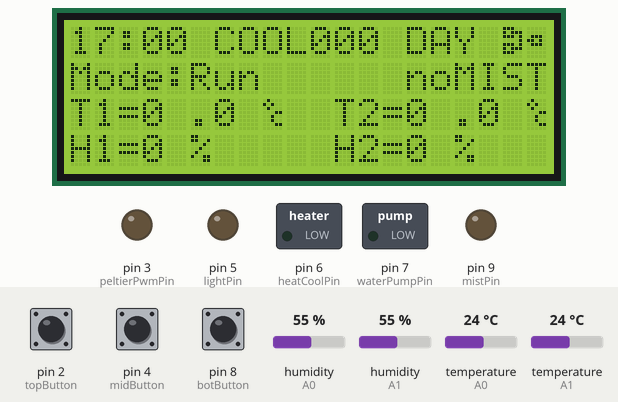
The sketch below on a simulated Arduino Uno, built with avr-gcc and run on an emulated ATmega328P. On the bench: 20×4 character LCD, switched loads named in the sketch (green lamp = pin HIGH), output pins drawn as LEDs (lit = HIGH). The inputs (shaded band) are chosen by the test bench; at power-on: pin 2 (topButton) LOW, pin 4 (midButton) LOW, pin 8 (botButton) LOW, humidity (sensors on A0, A1) 55 %, temperature (sensors on A0, A1) 24 °C. WiFi joins after 1.5 s; servers stay silent unless stated; uploads are accepted with an empty reply; EEPROM starts erased.

Above: at 5.6 s.
5.7 s: pin 2 (topButton) pulled HIGH for 0.15 s
At 6.2 s:
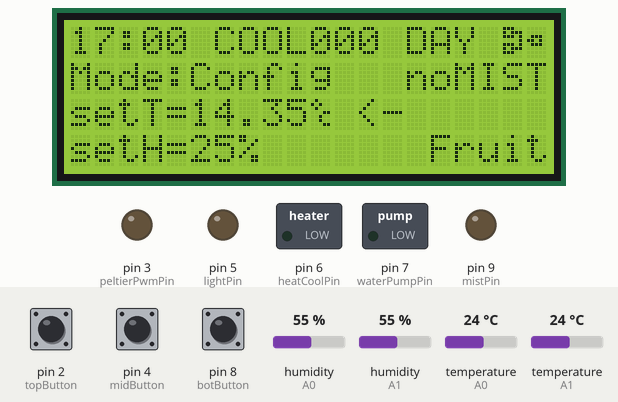
7.3 s: pin 2 (topButton) pulled HIGH for 1 s
At 8.6 s:
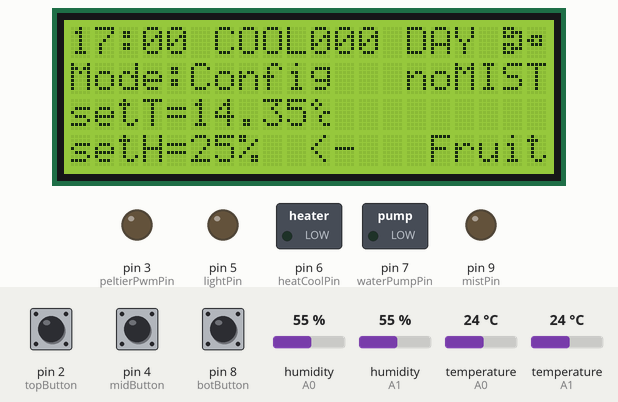
9.8 s: pin 2 (topButton) pulled HIGH for 0.15 s
At 10.5 s:
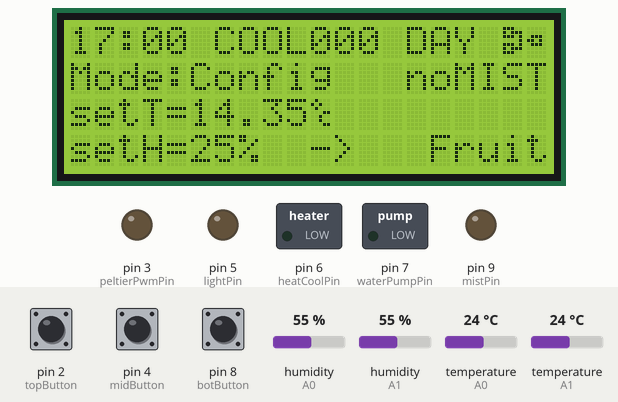
11.4 s: pin 4 (midButton) pulled HIGH for 0.15 s
At 12.6 s:
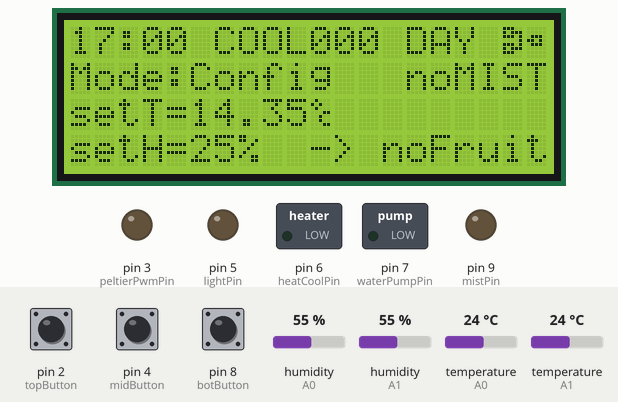
13.0 s: pin 8 (botButton) pulled HIGH for 0.15 s
At 14.0 s:
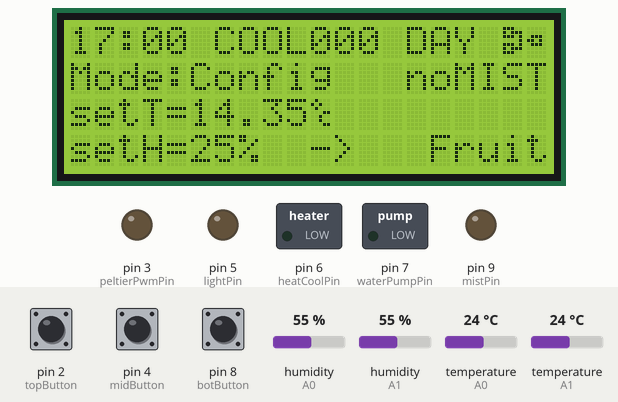
16.1 s: pin 4 (midButton) pulled HIGH for 3.2 s
At 32.7 s:
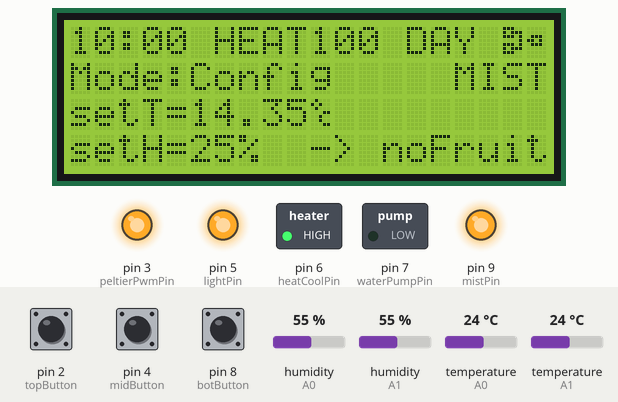
Timing chart, 0 to 33.3 s (numbered marks = the images above; inputs shaded):
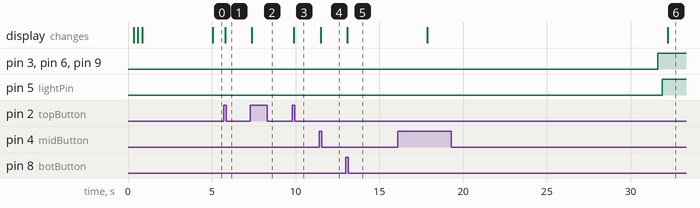

The sketch:

source.ino
```cpp
/*

Roland Clarke - July 2018

Test script for verifying buttons on front of HCH controller
Version 2 testing
Build better library control, and divide project into multiple files for easier development

0) this file - top comments, also all the includes for the project (entire project so that libraries are all good for all test files)
1) definitions.h - compiler define statements
2) a_setup.ino - initiate libraries and run setup loop
3) main.ino - main function loop only
4) watchdog.ino - all the watchdog functions: resetFunc, watchdogSetup, ISR

Should follow this format as more and more functions or tests are added to the project
*/

#include <avr/wdt.h>
#include <SPI.h>
#include <Ethernet.h>
#include <SimpleTimer.h>
#include <Adafruit_Sensor.h>
#include <DHT.h>
#include "Wire.h"
#include <LiquidCrystal_I2C.h>
#include <Button.h>
#include <EEPROM.h>

// special characters for the LCD display, should create a nice logo
byte N1_c[8] = {B11100,B10111,B11101,B00001,B11101,B10111,B11100,B00000};
byte N2_c[8] = {B00000,B00000,B01110,B11010,B01110,B00000,B00000,B00000};
byte degC_c[8] = {B01000,B10100,B01000,B00011,B00100,B00100,B00011,B00000};
#define net1_char 0
#define net2_char 1
#define degrees_C_char 2

// special relay control words
#define Relay_ON HIGH
#define Relay_OFF LOW

// Define all the arduino pins up front...
#define sensPin1 A0 // DHT22 #1
#define sensPin2 A1 // DHT22 #2
#define sensPin3 A2 // DHT22 #3

#define waterPin A3 // level sensor

// Output pins for control
#define waterPumpPin 7    // controls power to heat/cool module in auto mode - do not use...
#define peltierPwmPin 3   // Turns heat/cool module on and off (default cool, pin 6 low - heat)
#define heatCoolPin 6 // Default is Cool mode, pin low is Heat mode
#define lightPin 5  // controls relay to led lights
#define mistPin 9   // controls the humidifier relay

// input pins
#define topButton 2   // top mode button connected to digital pin 2
#define midButton 4   // middle increase button connected to digital pin 4
#define botButton 8   // bottom decrease button connected to digital pin 8

const unsigned long uploadInterval = (300L * 1000L);  // Every 5 minutes upload sensor data
const unsigned long measureInterval = (30L * 1000L);  // Every 30 seconds measure the sensors
const unsigned long updateLCDInterval = (2L * 1000L); // Every 2 seconds update the LCD unless there is a change
const unsigned long updateDaytimeInterval = (30L * 1000L); // Every 30 seconds update time of day (and auto update configs)

unsigned char runMode = 0;  // 0 - run, 1 - edit setT, 2 - edit setH, -- more to come later...
unsigned char maxRunMode = 3;
unsigned char oldRunMode = 0;
// also need to be able to change the "fruitFlag" so light can go on and off during daytime

// Network Globals
byte mac[] = { 0x00, 0xAD, 0xBE, 0xEF, 0xFE, 0xEE };  // registered on my router
IPAddress ip(192, 168, 1, 223); // just in case DHCP doesn't work
IPAddress dnServer(192, 168, 1, 254);
IPAddress gateway(192, 168, 1, 254);
IPAddress subnet(255, 255, 255, 0);

IPAddress influxserver(35,197,35,96);
unsigned int udpport = 8089;

// Sensor Globals
#define DHTTYPE DHT22   // DHT 22  (AM2302)

// globals to save space as 10x real values... used for PID
unsigned int curT1=0, curT2=0, curT=0;
unsigned char curH1=0, curH2=0, curH=0;
float Erf, intErf=0;
// Beginning of active controls, these are the set points for the temp and humidity
unsigned int setT = 2550; // two decimal places means multiply by 100 for accuracy 2560 (78F) for incubation, 2230 (72F)for fruiting
unsigned char setH = 75; // initial set points for feedback

unsigned char heaterPower = 0; // make sure the heater starts in the off position
boolean heatcoolFlag = false;

boolean lightFlag = false;  // should we turn on the LED
boolean mistFlag = false;   // should we mist?
boolean netFlag = false;    // used to notify if data upload has succeeded

boolean isDay = false;  // within the right hour range to be day time
boolean fruitFlag = false;  // used to determine whether the LED light is turned on and off in the daytime

// Connect via i2c, default address 0x27 (A0-A2 not jumpered)
LiquidCrystal_I2C lcd(0x27, 20, 4);  // Set the LCD I2C address

// initiate the buttons
Button topB(topButton, false, false, 50);    //Declare the button with no pullups, high on press, and 50ms debounce
Button midB(midButton, false, false, 50);
Button botB(botButton, false, false, 50);

EthernetClient eclient; // Instantiate the Ethernet Client Library
EthernetUDP udp;  // try sending influx data using UDP packets

int Hours=0;
int Minutes=0;

SimpleTimer timer;  // Instantiate the SimpleTimer object

DHT dht1(sensPin1, DHTTYPE); DHT dht2(sensPin2, DHTTYPE); DHT dht3(sensPin3, DHTTYPE);  //// Instantiate DHT sensors
void readEEPROM() {
  int eeAddress = 0;

  EEPROM.get(eeAddress, setT);
  eeAddress += sizeof(setT);
  EEPROM.get(eeAddress, setH);
  eeAddress += sizeof(setH);
  EEPROM.get(eeAddress, fruitFlag);
  eeAddress += sizeof(fruitFlag);
}

void updateEEPROM() {
  int eeAddress = 0;

  EEPROM.put(eeAddress, setT);
  eeAddress += sizeof(setT);
  EEPROM.put(eeAddress, setH);
  eeAddress += sizeof(setH);
  EEPROM.put(eeAddress, fruitFlag);
  eeAddress += sizeof(fruitFlag);

}

void(* resetFunc) (void) = 0; //declare reset function @ address 0

void watchdogSetup(void) {
  cli(); // disable all interrupts
  wdt_reset(); // reset the WDT timer
  /*
  WDTCSR configuration:
  WDIE = 1: Interrupt Enable
  WDE = 1 :Reset Enable
  WDP3 = 1 :For 8000ms Time-out
  WDP2 = 0 :For 8000ms Time-out
  WDP1 = 0 :For 8000ms Time-out
  WDP0 = 1 :For 8000ms Time-out
  */
  // Enter Watchdog Configuration mode:
  WDTCSR |= (1<<WDCE) | (1<<WDE);
  // Set Watchdog settings:
  WDTCSR = (1<<WDIE) | (1<<WDE) | (1<<WDP3) | (0<<WDP2) | (0<<WDP1) | (1<<WDP0);
  sei();
}


ISR(WDT_vect) { // Watchdog timer interrupt.
// Include your code here - be careful not to use functions that may cause the interrupt to hang and
// prevent a reset.
  resetFunc();  //call reset
}

void lcdSetup(void) {

  lcd.createChar(net1_char, N1_c);
  lcd.createChar(net2_char, N2_c);
  lcd.createChar(degrees_C_char, degC_c);

  lcd.backlight();
  delay(250);
  lcd.noBacklight();
  delay(250);
  lcd.backlight();
  delay(250);
  lcd.setCursor(0, 0);lcd.print(F("HCH  "));
  lcd.setCursor(0, 1);lcd.print(F("Mode:Setup    "));

}

void updateLCD(){

  //updateEEPROM(); // this is first time only, so that EEPROM has OK values
  readEEPROM();

  unsigned char b1; // two decimals now...
  unsigned char b2;

  if (runMode!=oldRunMode) {lcd.clear();}

  lcd.setCursor(0,0);
  if (Hours<10) {lcd.print("0");lcd.setCursor(1,0);}
  lcd.print(Hours);
  lcd.setCursor(2,0);lcd.print(F(":"));
  lcd.setCursor(3,0);
  if (Minutes<10) {lcd.print("0");lcd.setCursor(4,0);}
  lcd.print(Minutes);
  //lcd.setCursor(0, 0);lcd.print(F("HCH  "));
  lcd.setCursor(0, 1);lcd.print(F("Mode:"));
  if (heatcoolFlag) {lcd.setCursor(6, 0);lcd.print(F("HEAT"));
  } else {lcd.setCursor(6, 0);lcd.print(F("COOL"));}
  lcd.setCursor(10, 0);lcd.print(F("   "));

  lcd.setCursor(10, 0);
  if (heaterPower<100) {
    lcd.print(F("0"));lcd.setCursor(11, 0);
  }
  if (heaterPower<10) {
    lcd.print(F("0"));lcd.setCursor(12, 0);
  }
  lcd.print(heaterPower);

  if (mistFlag) {lcd.setCursor(14, 1);lcd.print(F("  MIST"));
  } else {lcd.setCursor(14, 1);lcd.print(F("noMIST"));}

  if (netFlag) {
    lcd.setCursor(18, 0);lcd.print(char(net1_char));  // print the cool Ethernet symbol on the screen
    lcd.setCursor(19, 0);lcd.print(char(net2_char));  // This means comms is good
  } else {
    lcd.setCursor(18, 0);lcd.print(F("--"));  // print the Eth fail on LCD
  }

  if (isDay) {
    lcd.setCursor(14, 0);lcd.print(F("DAY"));
  } else {
    lcd.setCursor(14, 0);lcd.print(F("EVE"));
  }

  if ((runMode>0) && (runMode<=maxRunMode)) {
    lcd.setCursor(5, 1);lcd.print(F("Config  "));
    //lcd.setCursor(5, 1);lcd.print(runMode,DEC);
    b1 = (unsigned char) (setT / 100); // two decimals now...
    b2 = (unsigned char) (setT - (b1 * 100));
    lcd.setCursor(0,2);lcd.print(F("setT="));lcd.setCursor(5, 2);lcd.print(b1);
    lcd.setCursor(7,2);lcd.print(F("."));lcd.setCursor(8, 2);lcd.print(b2);
    lcd.setCursor(10,2);lcd.print(char(degrees_C_char));  //moved to allow for 2 decimals
    lcd.setCursor(0,3);lcd.print(F("setH="));lcd.setCursor(5, 3);lcd.print(setH);
    lcd.setCursor(7,3);lcd.print(F("%"));
    lcd.setCursor(13,3);
    if (fruitFlag) {lcd.print("  Fruit");} else {lcd.print("noFruit");}
  }

  switch (runMode) {
    case 1:
      lcd.setCursor(12, 2);lcd.print(F("<-"));
      lcd.setCursor(10, 3);lcd.print(F("  "));
      break;
    case 2:
      lcd.setCursor(12, 2);lcd.print(F("  "));
      lcd.setCursor(10, 3);lcd.print(F("<-"));
      break;
    case 3:
      lcd.setCursor(12, 2);lcd.print(F("  "));
      lcd.setCursor(10, 3);lcd.print(F("->"));
      break;
    case 0:
      //lcd.clear();
      lcd.setCursor(5,1);lcd.print(F("Run     "));
      b1 = (unsigned char) (curT1 / 100) ; // two decimals now...
      b2 = (unsigned char) (curT1 - (b1 * 100)) ;
      lcd.setCursor(0, 2);lcd.print(F("T1="));lcd.setCursor(3, 2);lcd.print(b1);
      lcd.setCursor(5, 2);lcd.print(F("."));lcd.setCursor(6, 2);lcd.print(b2);
      lcd.setCursor(8, 2);lcd.print(char(degrees_C_char));  //moved to allow for 2 decimals

      lcd.setCursor(0, 3);lcd.print(F("H1="));lcd.setCursor(3, 3);lcd.print(curH1);
      lcd.setCursor(5, 3);lcd.print(F("%"));

      b1 = (unsigned char) (curT2 / 100);
      b2 = (unsigned char) (curT2 - (b1 * 100)) ;

      lcd.setCursor(11, 2);lcd.print(F("T2="));lcd.setCursor(14, 2);lcd.print(b1);
      lcd.setCursor(16, 2);lcd.print(F("."));lcd.setCursor(17, 2);lcd.print(b2);
      lcd.setCursor(19, 2);lcd.print(char(degrees_C_char)); //moved to allow for 2 decimals

      lcd.setCursor(11, 3);lcd.print(F("H2="));lcd.setCursor(14, 3);lcd.print(curH2);
      lcd.setCursor(16, 3);lcd.print(F("%"));
      break;
  }
  oldRunMode=runMode;
}

void ioSetup(void) {

  pinMode(topButton, INPUT);      // sets the topmost mode button digital pin as input
  pinMode(midButton, INPUT);      // sets the middle increase button digital pin as input
  pinMode(botButton, INPUT);      // sets the bottom decrease button digital pin as input
  // control relays
  pinMode(lightPin, OUTPUT);     // setup LED pin for relay control
  pinMode(mistPin, OUTPUT);     // setup mist pin for relay control
  pinMode(waterPumpPin, OUTPUT);     // setup Water pump pin for output to small h-bridge
  pinMode(peltierPwmPin, OUTPUT);   //
  pinMode(heatCoolPin, OUTPUT);   //
  // initial settings for the relays
  digitalWrite(lightPin, Relay_OFF);   // default setting on boot should be off
  digitalWrite(mistPin, Relay_OFF);   // default setting on boot should be off
  digitalWrite(heatCoolPin, Relay_OFF); // set to cool at bootup
  analogWrite(peltierPwmPin, 0);  // make sure peltier is off on bootup
}
/*
 * © Francesco Potortì 2013 - GPLv3
 *
 * Send an HTTP packet and wait for the response, return the Unix time
 * Adapted by Roland Clarke to merely return a boolean daytime indicator
 */

void isDaytime () {
  //eclient.flush();eclient.stop();
  // Decided to choose my own webserver for simplicity
  if (eclient.connect("rmclarke.ca", 80))  {
    // Make an HTTP 1.1 request which is missing a Host: header
    // compliant servers are required to answer with an error that includes
    // a Date: header.
    eclient.println(F("GET / HTTP/1.1"));
    eclient.println(F("Host: rmclarke.ca"));
    eclient.println(F("Connection: close"));
    eclient.println();

    char buf[5];      // temporary buffer for characters
    //eclient.setTimeout(500);
    if (eclient.find((char *)"\r\nDate: ") && eclient.readBytes(buf, 5) == 5) {
      //Serial.println(F("Date Found"));
      unsigned int day = eclient.parseInt();    // day
      eclient.readBytes(buf, 1);    // discard
      eclient.readBytes(buf, 3);    // month
      int year = eclient.parseInt();    // year
      Hours = eclient.parseInt();   // hour
      Minutes = eclient.parseInt(); // minute
      byte second = eclient.parseInt(); // second
    } //else {Serial.println(F("No Date"));}
    netFlag = true;
  } else {
    netFlag = false;
    Hours = 0;
    Minutes = 0;
  }
  delay(100);
  eclient.flush();
  eclient.stop();
  if (Hours>=7) {Hours = Hours-7;} else {Hours = Hours+17;} // adjust for PST time zone
  // adjust these numbers to change lighting time. 6am to 7pm initially.
  if ((Hours>=6) && (Hours<19))  {isDay = true;} else {isDay=false;}
  if (isDay && fruitFlag) {lightFlag = true;} else {lightFlag = false;}
}
void setHeater() {

  // Heater now controlled using pwm value of pin 3 - still experimental

  // be prepared to monkey with this to set the polarity properly visa vis the pololu bridge
  if (heatcoolFlag) {
    digitalWrite(heatCoolPin, HIGH);
  } else {
    digitalWrite(heatCoolPin, LOW); // If you want cooling, reverse polarity of H-bridge
  }
  // set peltier to proper pwm value for H-bridge...
  unsigned int pwmValue = (unsigned int) (lround(min(heaterPower * 255 / 100,255))); // max PWM value is 255
  analogWrite(peltierPwmPin, pwmValue);

}

void setMist() {
  if (mistFlag) {
    digitalWrite(mistPin, Relay_ON);
    delay(250);
  } else {
    digitalWrite(mistPin, Relay_OFF);
    delay(250);
  }
}

void setLED() {
  if (lightFlag) {
    digitalWrite(lightPin, Relay_ON);
    delay(250);
  } else {
    digitalWrite(lightPin, Relay_OFF);
    delay(250);
  }

}

/*          GET SENSOR DATA         */
void readSensorData() {

  // should put in some logic here in case a bad reading from one of the sensors...

  float lastErf = Erf ;
  float lastintErf = intErf;

  float t1= dht1.readTemperature();
  float h1 = dht1.readHumidity();

  float t2= dht2.readTemperature();
  float h2 = dht2.readHumidity();
  //Print temp and humidity values to serial monitor
  //DEBUG_PRINT("Hum1: " + String(hum, DEC) + " %, Tem1: " + String(temp, DEC) + " degC");

  // save sensor data to globals
  curT1 = (unsigned int) lround(t1 * 100);
  curH1 = (unsigned int) lround(h1);

  curT2 = (unsigned int) lround(t2 * 100);
  curH2 = (unsigned int) lround(h2);

  curT = (unsigned int) (lround(((float)curT1 + (float)curT2)/2 ));
  curH = (unsigned int) (lround(((float)curH1 + (float)curH2)/2 ));

  Erf = (float) ((float) curT - (float) setT);

  intErf = (float) ((0.95)*lastintErf + Erf);
  float difErf = (Erf - lastErf);

  // Hard code the gain to start... will abstract this later...
  float Signal = 0.5 * (Erf + difErf*6 + intErf/4);

  //DEBUG_PRINT("Signal: "+String(Signal));

  if (Signal>0) {
    heatcoolFlag = false;  // if T>Tset, then cool
  } else {
    heatcoolFlag = true;  // if T<Tset, then heat
  }
  heaterPower = (unsigned int) (lround(min(abs(Signal),100)));

  unsigned int curH = lround(((float) curH1 + (float)curH2)/2);

  if (curH < (setH-5)) {
    mistFlag = true;
  } else if (curH>setH) {
    mistFlag = false;
  }

  #ifdef DEBUG
  if ((t1 >= 5) && (t1 <= 40)) {
    //DEBUG_PRINTF("Sensor 1: Good");
    //DEBUG_PRINT("Hum1: " + String(curH1, DEC) + " %, Tmp1: " + String(curT1, DEC) + " degC");
  } else {
    //DEBUG_PRINTF("Sensor 1: Fail");
  }

  if ((t2 >= 5) && (t2 <= 40)) {
    //DEBUG_PRINTF("Sensor 2: Good");
    //DEBUG_PRINT("Hum2: " + String(curH2, DEC) + " %, Tmp2: " + String(curT2, DEC) + " degC");
  } else {
    //DEBUG_PRINTF("Sensor 2: Fail");
  }
  #endif

  setHeater();
  setMist();
  setLED();
}
/*                                      */
/*          rmclarke.ca influxdb comm function         */
void sendData() {
  // initialize comms variables
  char outBuf[24];
  char databuffer[6];
  char data[500]; // need to end reliance on arduino 'Strings'

  unsigned char Tb1 = (unsigned char) (curT1 / 100);
  unsigned char Tb2 = (unsigned char) ((unsigned int)curT1 - ((unsigned int)Tb1 * 100));

  strcpy(data, "temp1,owner=rolo,group=home,device=hch2 value=");
  snprintf(databuffer, 3, "%02d", Tb1);strcat(data, databuffer);strcat(data, ".");
  snprintf(databuffer, 3, "%02d", Tb2);strcat(data, databuffer);strcat(data, "\n");

  Tb1 = (unsigned char) (curT2 / 100);
  Tb2 = (unsigned char) ((unsigned int)curT2 - ((unsigned int)Tb1 * 100)) ;
  strcat(data, "temp2,owner=rolo,group=home,device=hch2 value=");
  snprintf(databuffer, 3, "%02d", Tb1);strcat(data, databuffer);strcat(data, ".");
  snprintf(databuffer, 3, "%02d", Tb2);strcat(data, databuffer);strcat(data, "\n");

  strcat(data, "hum1,owner=rolo,group=home,device=hch2 value=");
  snprintf(databuffer, 3, "%02d", curH1);strcat(data, databuffer);strcat(data, "\n");

  strcat(data, "hum2,owner=rolo,group=home,device=hch2 value=");
  snprintf(databuffer, 3, "%02d", curH2);strcat(data, databuffer);strcat(data, "\n");

  strcat(data, "heatcool,owner=rolo,group=home,device=hch2 value=");
  snprintf(databuffer, 3, "%d", heatcoolFlag);strcat(data, databuffer);strcat(data, "\n");

  strcat(data, "mist,owner=rolo,group=home,device=hch2 value=");
  snprintf(databuffer, 3, "%d", mistFlag);strcat(data, databuffer);strcat(data, "\n");

  strcat(data, "hpower,owner=rolo,group=home,device=hch2 value=");
  snprintf(databuffer, 5, "%03d", heaterPower);strcat(data, databuffer);strcat(data, "\n");

  strcat(data, "light,owner=rolo,group=home,device=hch2 value=");
  snprintf(databuffer, 3, "%d", lightFlag);strcat(data, databuffer);strcat(data, "\n");

  Tb1 = (unsigned char) (setT / 100);
  Tb2 = (unsigned char) ((unsigned int)setT - ((unsigned int)Tb1 * 100)) ;
  strcat(data, "setT,owner=rolo,group=home,device=hch2 value=");
  snprintf(databuffer, 3, "%02d", Tb1);strcat(data, databuffer);strcat(data, ".");
  snprintf(databuffer, 3, "%02d", Tb2);strcat(data, databuffer);strcat(data, "\n");

  strcat(data, "setH,owner=rolo,group=home,device=hch2 value=");
  snprintf(databuffer, 3, "%02d", setH);strcat(data, databuffer);strcat(data, "\n");

  udp.beginPacket(influxserver, udpport);
  udp.print(data);
  udp.endPacket();


}

/*

Roland Clarke - July 2018

Test script for verifying buttons on front of HCH controller
Version 2 testing
Build better library control, and divide project into multiple files for easier development

0) this file - top comments, also all the includes for the project (entire project so that libraries are all good for all test files)
1) definitions.h - compiler define statements
2) a_setup.ino - initiate libraries and run setup loop
3) main.ino - main function loop only
4) watchdog.ino - all the watchdog functions: resetFunc, watchdogSetup, ISR

Should follow this format as more and more functions or tests are added to the project
*/

#include <avr/wdt.h>
#include <SPI.h>
#include <Ethernet.h>
#include <SimpleTimer.h>
#include <Adafruit_Sensor.h>
#include <DHT.h>
#include "Wire.h"
#include <LiquidCrystal_I2C.h>
#include <Button.h>
#include <EEPROM.h>
/*          SETUP FUNCTION          */
void setup() {
  // start the serial port... turn off in production mode - way to wasteful with memory!
  //Serial.begin(57600);

  lcd.begin();  // start LCD Screen
  lcdSetup(); // print the initial screen
  ioSetup();  // setup which arduino pins are INPUT, and OUTPUT...
  delay(250); // give the ethernet module time to boot up: This was soooo crucial!!!
  Ethernet.begin(mac, ip, dnServer, gateway, subnet);
  eclient.setTimeout(3000);
  delay(500);

  udp.begin(udpport);
  // setup the temp and humidity sensors
  dht1.begin();dht2.begin();dht3.begin();

  // all the time intervals are set in aa_definitions file
  timer.setInterval(uploadInterval, sendData);
  timer.setInterval(measureInterval, readSensorData);
  timer.setInterval(updateLCDInterval, updateLCD);
  timer.setInterval(updateDaytimeInterval, isDaytime);

  watchdogSetup();  // make sure that watchdog will reboot if prog hangs

} // end setup
/*          MAIN LOOP         */
void loop() {
  topB.read();  //Read the buttons
  midB.read();
  botB.read();

  if (topB.wasPressed()) {  //If the button was pressed, rotate runMode
    runMode++;
    if (runMode>maxRunMode) {runMode=0;}
    lcd.clear();
    updateLCD();
  }
  if (runMode==1) { // Edit the setT of the feedback routine
    if (midB.wasPressed()) {
      setT = setT + 10;
      updateEEPROM();
      updateLCD();
    }
    if (botB.wasPressed()) {
      setT = setT - 10;
      updateEEPROM();
      updateLCD();
    }
  }  else if (runMode==2) { // Edit the setH of the feedback routine
    if (midB.wasPressed()) {
      setH = setH + 1;
      updateEEPROM();
      updateLCD();
    }
    if (botB.wasPressed()) {
      setH = setH - 1;
      updateEEPROM();
      updateLCD();
    }
  } else if (runMode==3) {
    if (midB.wasPressed() || botB.wasPressed()) {
      if (fruitFlag) {fruitFlag=false;} else {fruitFlag=true;}
      updateEEPROM();
      updateLCD();
    }
  }

  if (runMode>maxRunMode) {runMode=0;} // very odd behavior where runMode = 180???
  timer.run();  // timer initiation...
  wdt_reset();
} // end main loop
```

Measured:
- after the input at 5.7 s, the display: changes after 0.10 s (image 1)
- after the input at 7.3 s, the display: changes after 0.10 s (image 2)
- after the input at 9.8 s, the display: changes after 0.10 s (image 3)
- after the input at 11.4 s, the display: changes after 0.09 s (image 4)
- after the input at 13.0 s, the display: changes after 0.09 s (image 5)
- after the input at 16.1 s, the display: first changes after 1.8 s (image 6 shows a later state)
